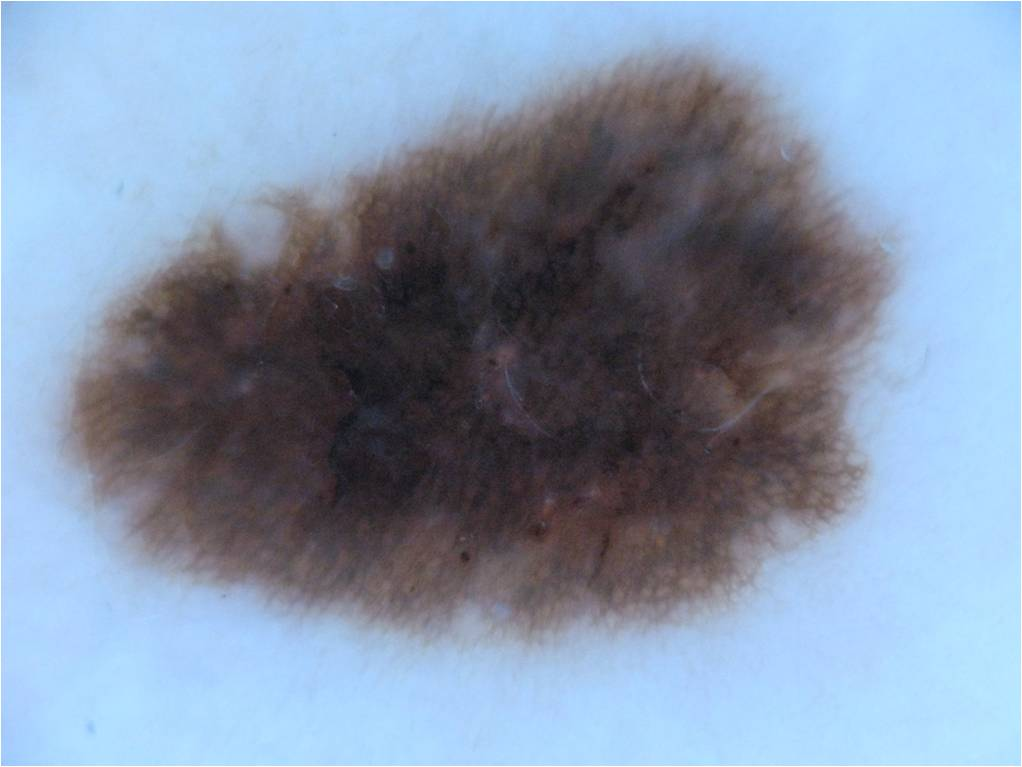
%> input picture temp.jpg, 1022 x 767 px
$ octave --eval "result = readFunction('temp.jpg');"   (GNU Octave 9; MATLAB toolbox functions it lacks are replaced by stand-ins)
%> lines starting %> are read from the running program, lines starting %| are printed output that depends on the picture; in (x1, y1, x2, y2) boxes, pixels count from 0 and x2, y2 are one past the last pixel; in counts of white or black regions, pixels touching at a corner belong together; the program's own positions count from 1
function maskedRGB = readFunction(filename)
%> called with filename = 'temp.jpg'
% Resize the images to the size required by the network.

    %read image
    image = imread(filename);
%> image is the input picture: size 767x1022x3 uint8; mean R, G, B 131.9, 148.4, 170.7

    %downsize the image
    image_ds = imresize(image,[512,512]);
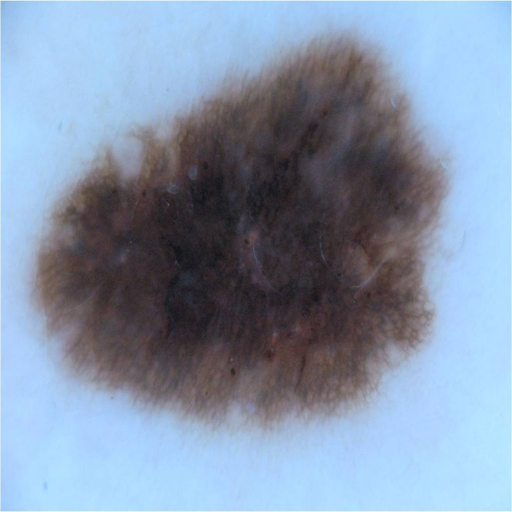
%> image_ds: size 512x512x3 uint8; mean R, G, B 131.9, 148.4, 170.7

    %Median Filtering and CLAHE histogram equalization
    image_filt = zeros(size(image_ds),'like',image_ds);
%> image_filt: size 512x512x3 uint8; every value is 0

    for kk = 1:3
        image_filt(:,:,kk) = medfilt2(image_ds(:,:,kk));
    end

    %convert the image to lab image
    image_Lab = rgb2lab(image_filt);
%> image_Lab: size 512x512x3 double; mean of channels 1, 2, 3 59.7, 0, -12.8

    %Get L,a,b components of the image
    L_comp = double(image_Lab(:,:,1));
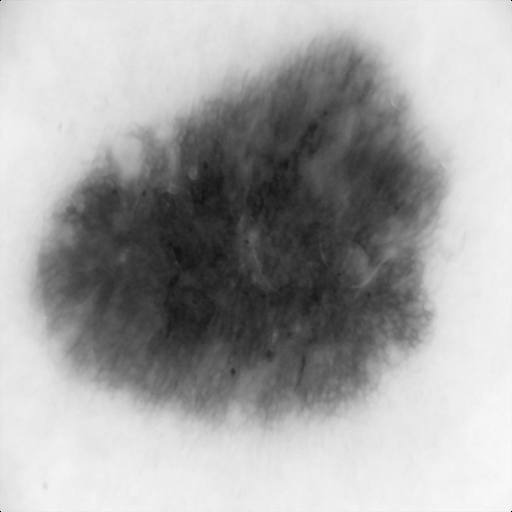
%> L_comp: size 512x512 double; min 0, max 91.64, mean 59.7; drawn with min black and max white
    a_comp = double(image_Lab(:,:,2));
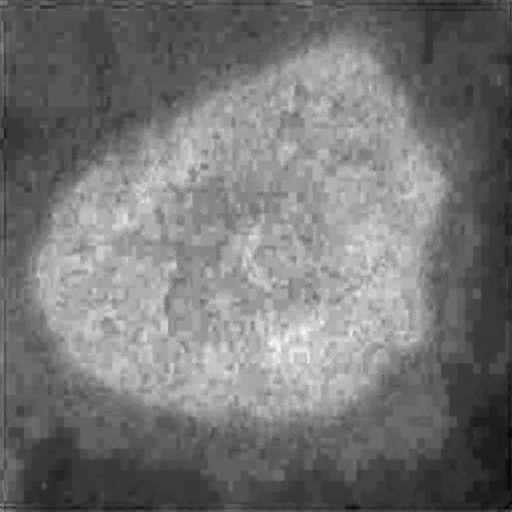
%> a_comp: size 512x512 double; min -12.14, max 14.21, mean 0.0335; drawn with min black and max white
    b_comp = double(image_Lab(:,:,3));
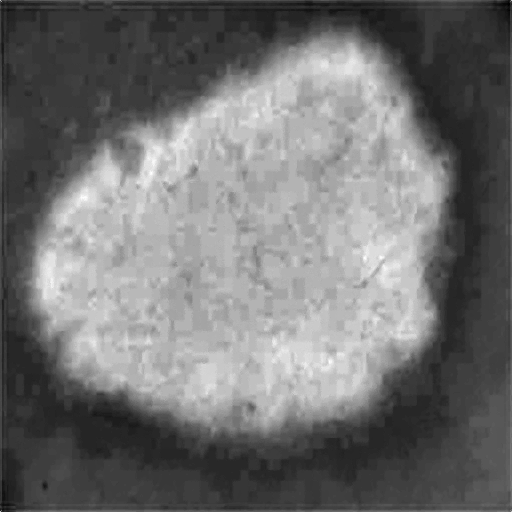
%> b_comp: size 512x512 double; min -32.45, max 11.4, mean -12.81; drawn with min black and max white

    %Create Lab gray image for segmentation
    Lab_gray = mat2gray(a_comp + b_comp - L_comp);
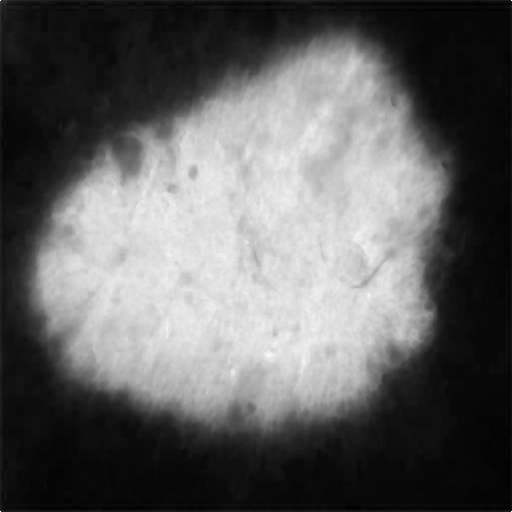
%> Lab_gray: size 512x512 double; min 0, max 1, mean 0.382

    %Perform k means clustering
    Labels = kmeans(Lab_gray(:),3,'start',[0.9041;0.1673;0.8702],'Maxiter',10);

    %set tumor labes as '1' and other labels as '0', reshape it to image
    %and performe morphological processing
    Tumor_array = Labels == 3;
%> Tumor_array = 262144 logical values, 26118 true

    Tumor = reshape(Tumor_array,size(Lab_gray));
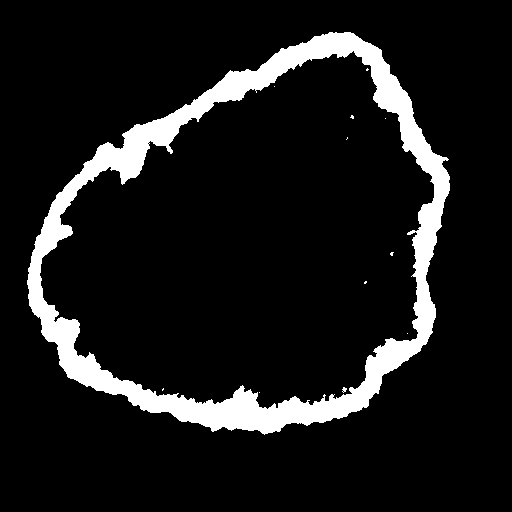
%> Tumor: size 512x512 logical; 10% white; 12 white regions (11 under 20 px), largest, box (x1, y1, x2, y2) and area: (27, 32, 450, 435) 26054

    Tumor = imclearborder(Tumor);

    Tumor = bwareafilt(Tumor,1);
%> Tumor: size 512x512 logical; 9.9% white; 1 white region, box (x1, y1, x2, y2) and area: (27, 32, 450, 435) 26054

    Tumor = imfill(Tumor,'holes');
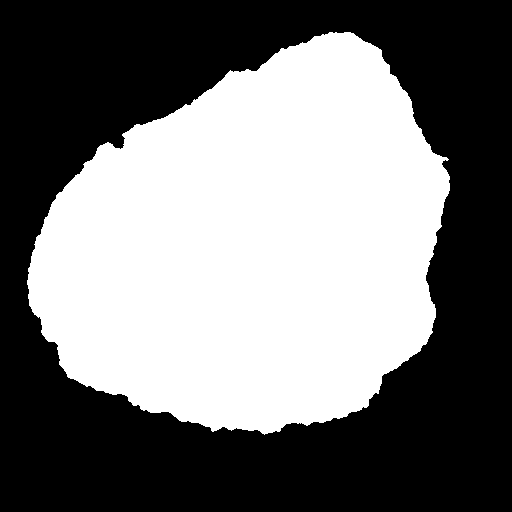
%> Tumor: size 512x512 logical; 46.3% white; 1 white region, box (x1, y1, x2, y2) and area: (27, 32, 450, 435) 121329

    %track tumor boundries using active contours
%> (the run ends here)
